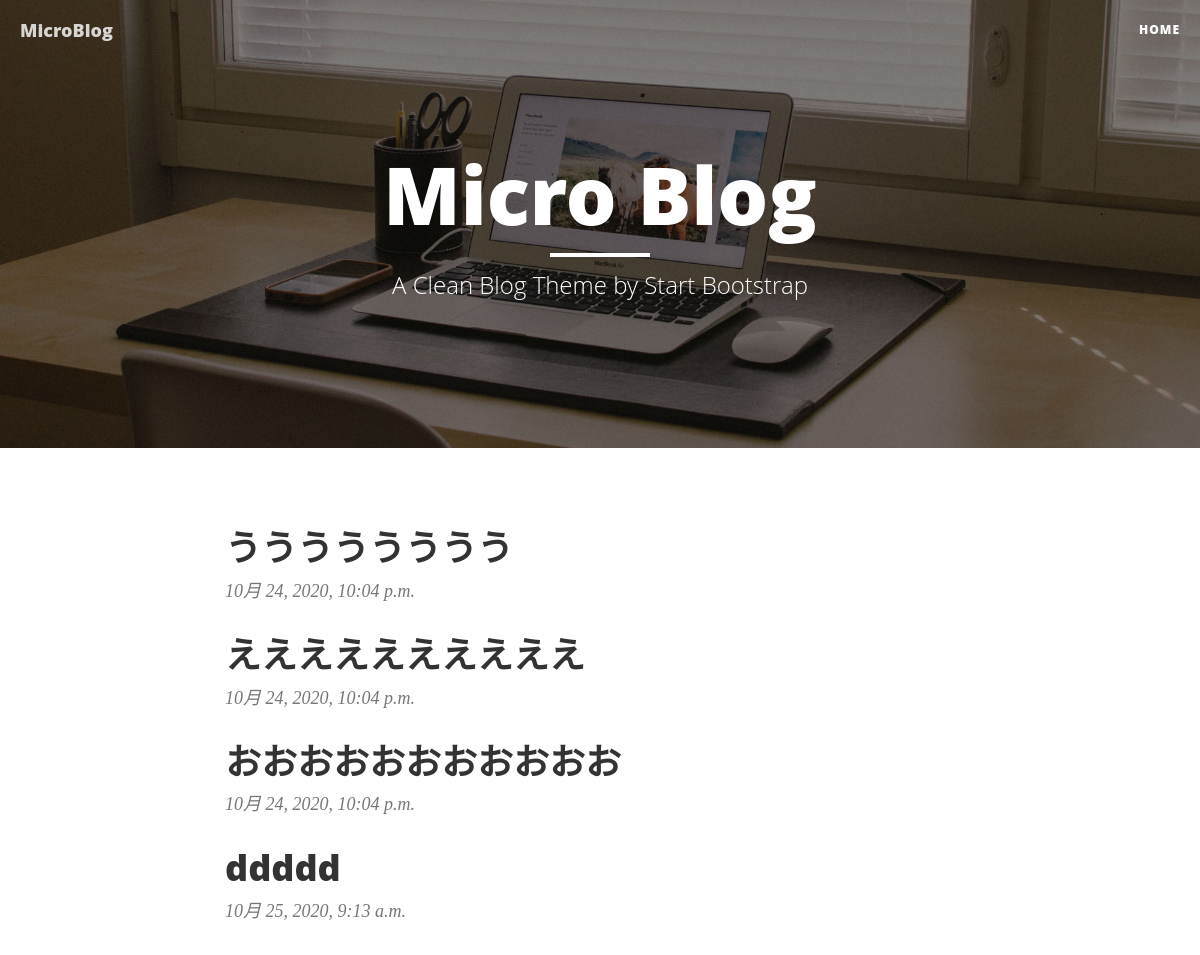
The app's page /, older data.
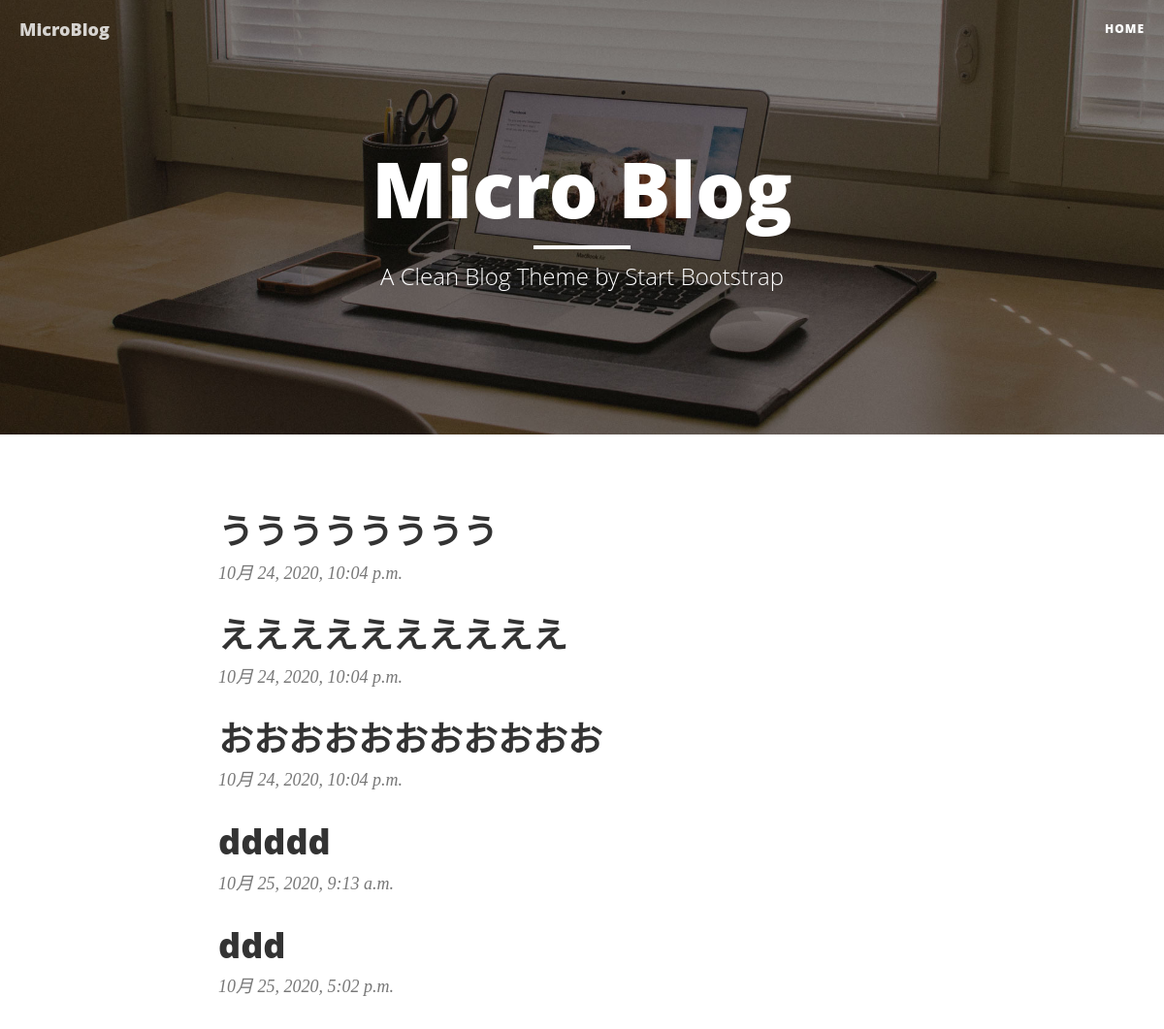
The same page, newer data.
### blog/models.py (models this page shows)
class Blog(models.Model):
	content = models.CharField(max_length=140)
	posted_date = models.DateTimeField(auto_now_add=True)

### blog/views.py (the view)
# urls.py: path('', BlogListView.as_view(), name='index'),
class BlogListView(ListView):
	model = Blog
	context_object_name = 'blogs'

### blog/templates/blog/blog_list.html
{% extends 'base.html' %}
{% block body %}
<div class="row">
	<div class="col-lg-8 col-lg-offset-2 col-md-10 col-md-offset-1">
		{% for blog in blogs %}
			<div class="post-preview">
				<a href="{% url 'detail' blog.pk %}">
					<h2 class="post-title">{{ blog.content }}</h2>
				</a>
				<p class="post-meta">{{ blog.posted_date }}</p>
			</div>
		{% endfor %}
	</div>
</div>
{% endblock %}

Row changes from the older to the newer data that the page shows:
added Blog: content "ddd", posted_date "10月 25, 2020, 5:02 p.m."
